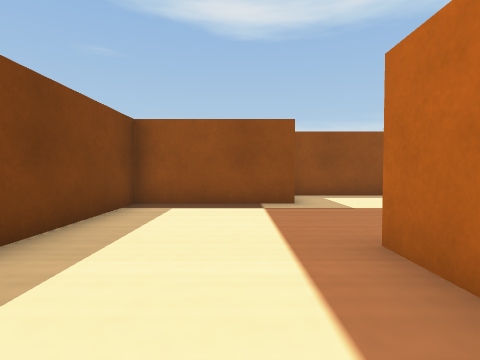
View 1 (above)

23 first-person views from a walk through a robot-simulator world made for Webots. The camera is 0.04 m above the floor, tilts 2° down and sees 80° across. The floor is counted in squares, 0.05 m on a side. Each view is taken from the middle of a square. On the plan, view 1 faces up. The plan holds only what a view shows up to about 10 squares ahead; the rest is blank. The robots in the file are not drawn. Simple shapes and patterns stand in for the simulator's stock objects.

View 2
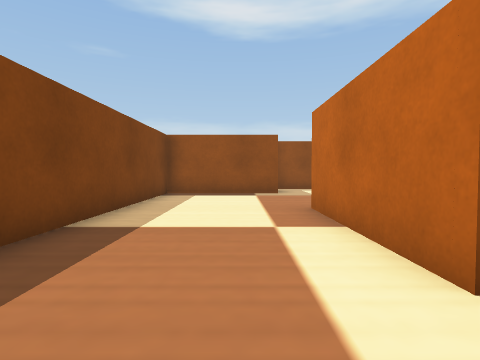

View 3
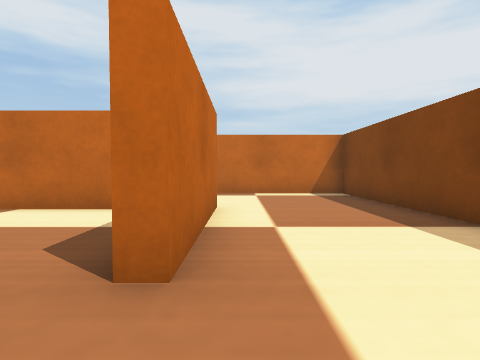

View 4
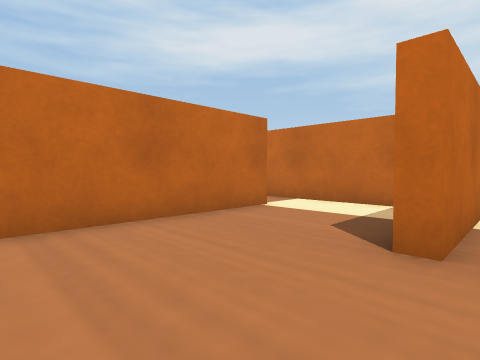

View 5
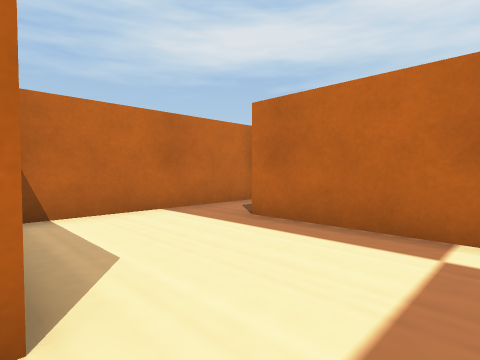

View 6
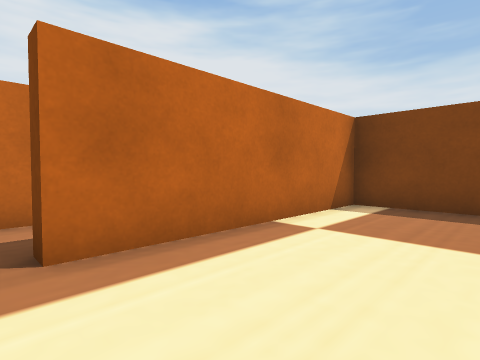

View 7
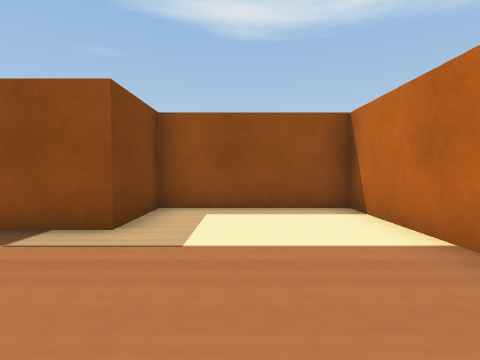

View 8
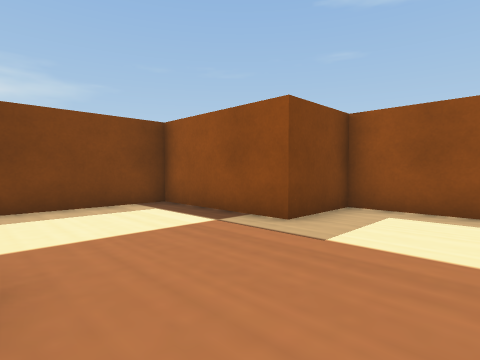

View 9
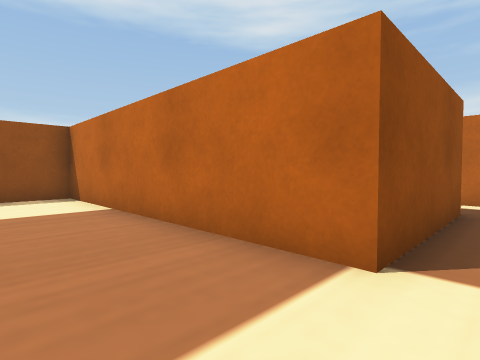

View 10
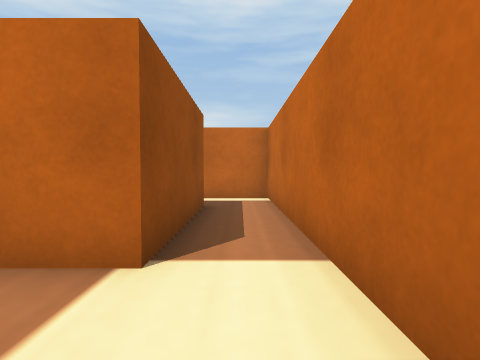

View 11
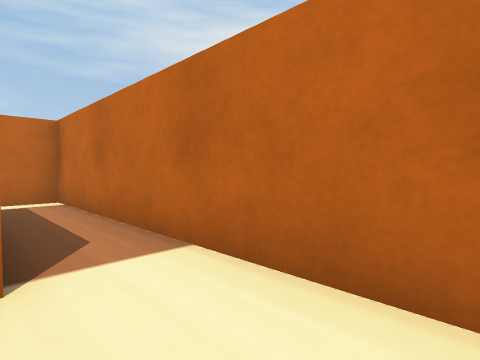

View 12
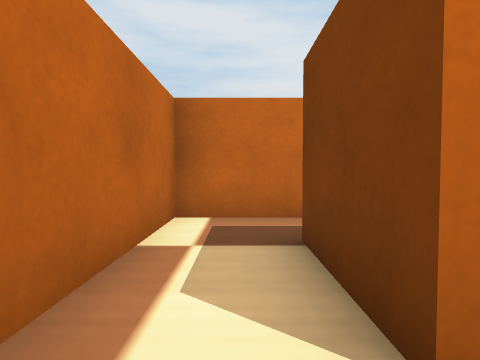

View 13
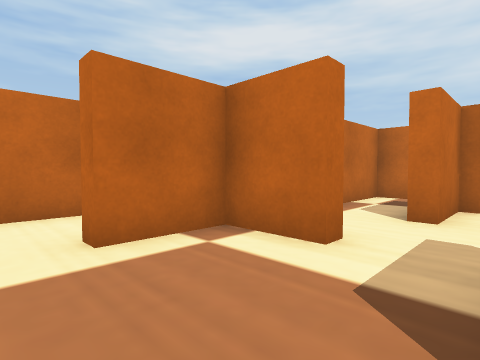

View 14
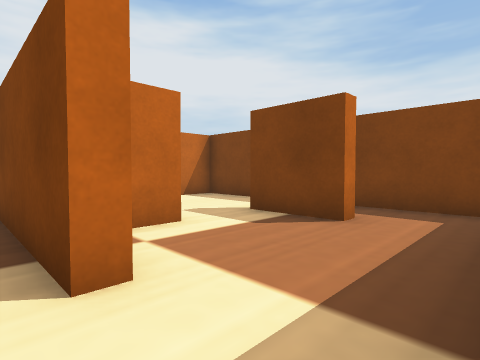

View 15
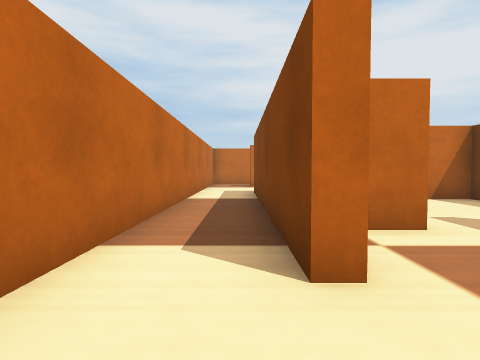

View 16
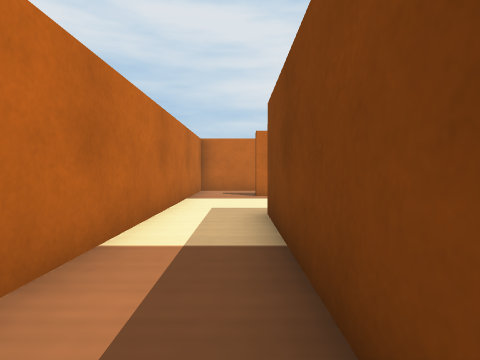

View 17
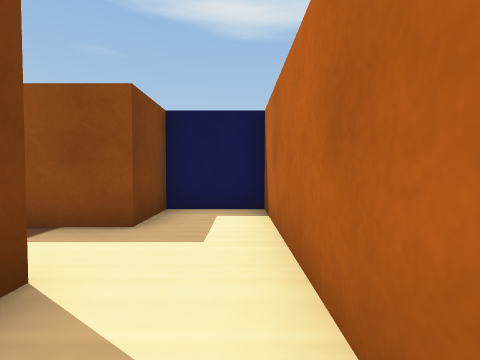

View 18
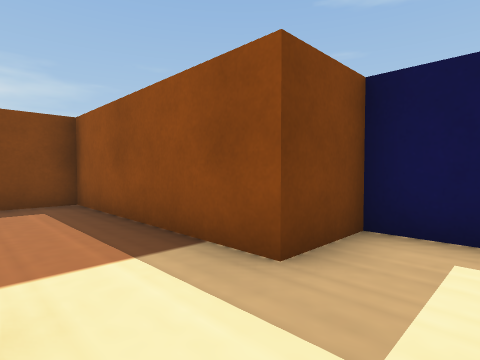

View 19
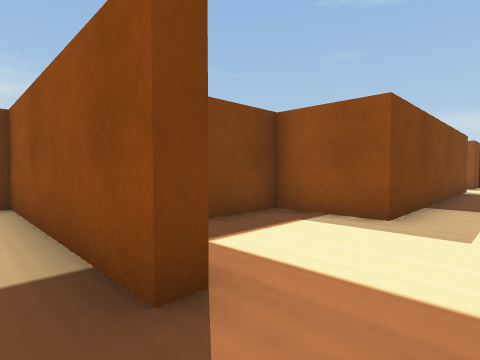

View 20
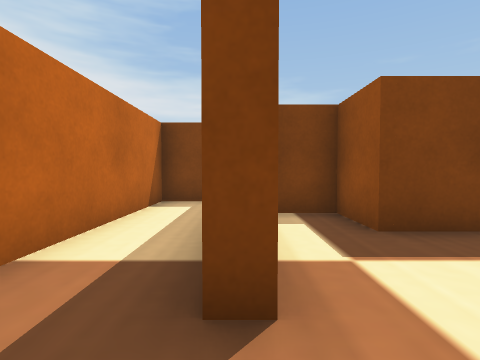

View 21
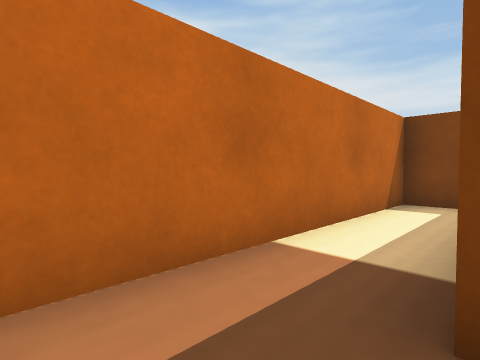

View 22
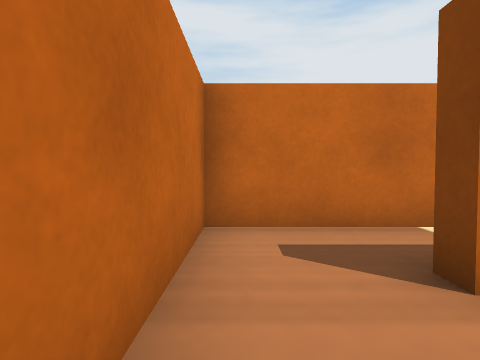

View 23
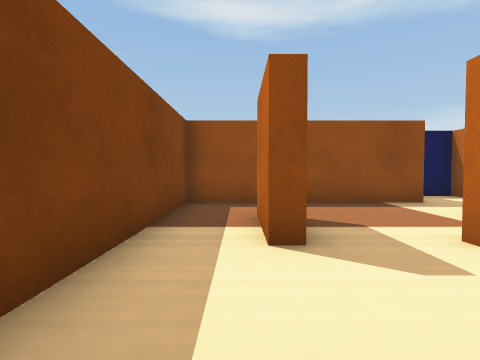

### Floor plan
Points are (right, up) in squares from view 1. A wall is a line through its corners. A room is listed if a view was taken in it or the views show most of it. See-through windows are left out.
Room 1 (views 1, 2, 3, 4, 5)
walls: (1.5, -1.2) (1.5, 3) (2, 3); (1.3, 6.8) (-2.5, 6.8) (-2.5, -4.8) (1.5, -4.8)
ways out: opening at (2.5, -3) to room 2; opening at (2, 5) to room 3
Room 2 (view 6)
walls: (1.5, -4.8) (3.5, -4.8); (5.3, -4.6) (5.3, -1.6)
ways out: opening at (2.5, -3) to room 1; opening at (4, -5)
Room 3 (views 7, 8, 9, 10, 11)
walls: (5.3, 0.8) (5.3, 9) (1.3, 9) (1.3, 6.8); (3, -0.8) (4.5, -0.8)
ways out: opening at (2, 5) to room 1; opening at (5, 0) to room 4
Room 4 (view 12)
walls: (9.3, 3) (9.3, 0.8) (5.3, 0.8); (4.5, -0.8) (11.1, -0.8) (11.1, 2.8)
ways out: opening at (5, 0) to room 3; opening at (10, 4) to room 8
Room 5 (view 13)
walls: (7.3, 7) (7.7, 7) (7.7, 5); (9.5, 5.2) (11.1, 5.2) (11.1, 7); (10.5, 9) (5.7, 9) (5.7, 6.1)
ways out: opening at (11, 8) to room 6; opening at (9, 5) to room 8
Room 6 (views 14, 15, 16, 17, 18, 22)
walls: (11.1, 7) (11.5, 7) (11.5, -1.2) (9.3, -1.2) (9.3, -3.2) (7.7, -3.2) (7.7, -4.4); (13.5, -4.5) (13.5, 10.8) (11.5, 10.8) (11.5, 9) (10.5, 9)
ways out: opening at (11, 8) to room 5; opening at (12.5, -5) to room 7
Room 7 (views 19, 20, 21)
walls: (11.5, -4.8) (11.5, -5.2) (5.7, -5.2) (5.7, -7) (13.5, -7) (13.5, -4.5)
ways out: opening at (12.5, -5) to room 6
Room 8 (view 23)
walls: (8.9, 1.2) (8.9, 3) (9.3, 3); (7.7, 5) (7.3, 5); (9.5, 4.8) (9.5, 5.2); (5.7, 6.1) (5.7, 1.2) (6.9, 1.2)
ways out: opening at (10, 4) to room 4; opening at (9, 5) to room 5

Positions as (right, up) in squares from view 1, and headings:
1: (0, 0), facing up
2: (0, -3), facing up
3: (1, 5), facing down
4: (1, 6), facing down-right
5: (0, -1), facing down-right
6: (4, -2), facing down-left
7: (3, 3), facing up
8: (4, 3), facing up-left
9: (3, 0), facing up-right
10: (3, 0), facing right
11: (3, 1), facing down-right
12: (10, 4), facing down
13: (8, 8), facing down-right
14: (12, 9), facing down-left
15: (12, 9), facing down
16: (12, 4), facing down
17: (13, 5), facing up
18: (13, 7), facing up-left
19: (13, -6), facing up-left
20: (13, -5), facing left
21: (13, -5), facing down-left
22: (13, -3), facing down
23: (7, 2), facing up
